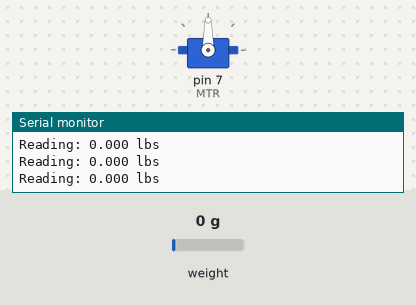
The sketch below on a simulated Arduino Uno, built with avr-gcc and run on an emulated ATmega328P. Parts: servo, the last lines printed to the serial monitor. The test bench sets the inputs (shaded band); at power-on: weight on the scale 0 g.

Above: at 2.2 s.
2.3 s: weight on the scale set to 2957 g
5.3 s: weight on the scale set to 3068 g
At 7.87 s:
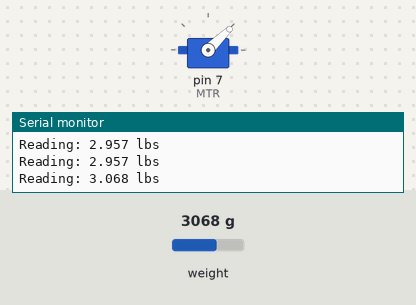
At 10.0 s:
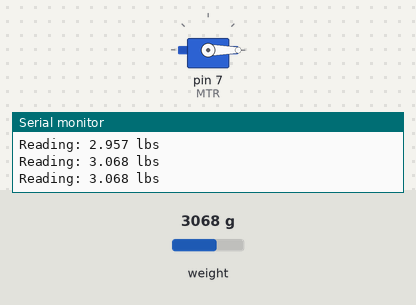
Timing chart, 0 to 14.3 s (numbered marks = the images above; inputs shaded):
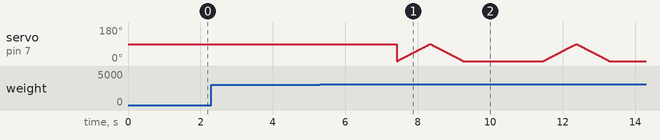

Measured:
- the behaviour switches between 3000 and 3001 g on weight on the scale (found by bisection; images 0 and 1)

The sketch:

loadcell_read.ino
```cpp
// (licence header left out)
#include "HX711.h"
#include <Servo.h>

#define calibration_factor -7050.0 //This value is obtained using the SparkFun_HX711_Calibration sketch

#define DOUT  4
#define CLK  3
#define MTR  7

HX711 scale;
Servo m;
int pos = 0;
int flag = 0;

void setup() {
  m.attach(MTR);

  Serial.begin(9600);
  Serial.println("HX711 scale demo");

  scale.begin(DOUT, CLK);
  scale.set_scale(calibration_factor); //This value is obtained by using the SparkFun_HX711_Calibration sketch
  scale.tare(); //Assuming there is no weight on the scale at start up, reset the scale to 0

  Serial.println("Readings:");
}

void loop() {
  Serial.print("Reading: ");
  Serial.print(scale.get_units(), 3); //scale.get_units() returns a float
  Serial.print(" lbs"); //You can change this to kg but you'll need to refactor the calibration_factor
  Serial.println();
//  if (flag == 0) {
//    for (pos=0; pos<=90; pos++){
//        m.write(pos);
//        delay(10);
//      }
////
//    for (pos=90; pos >= 0; pos--){
//        m.write(pos);
//        delay(10);
//    }
//    flag = 1;
//  }

  if (scale.get_units() > 3.0){
    delay(2000);
    for (pos=0; pos<=90; pos++){
      m.write(pos);
      delay(10);
    }

    for (pos=90; pos >= 0; pos--){
      m.write(pos);
      delay(10);
    }
  }
}
```
